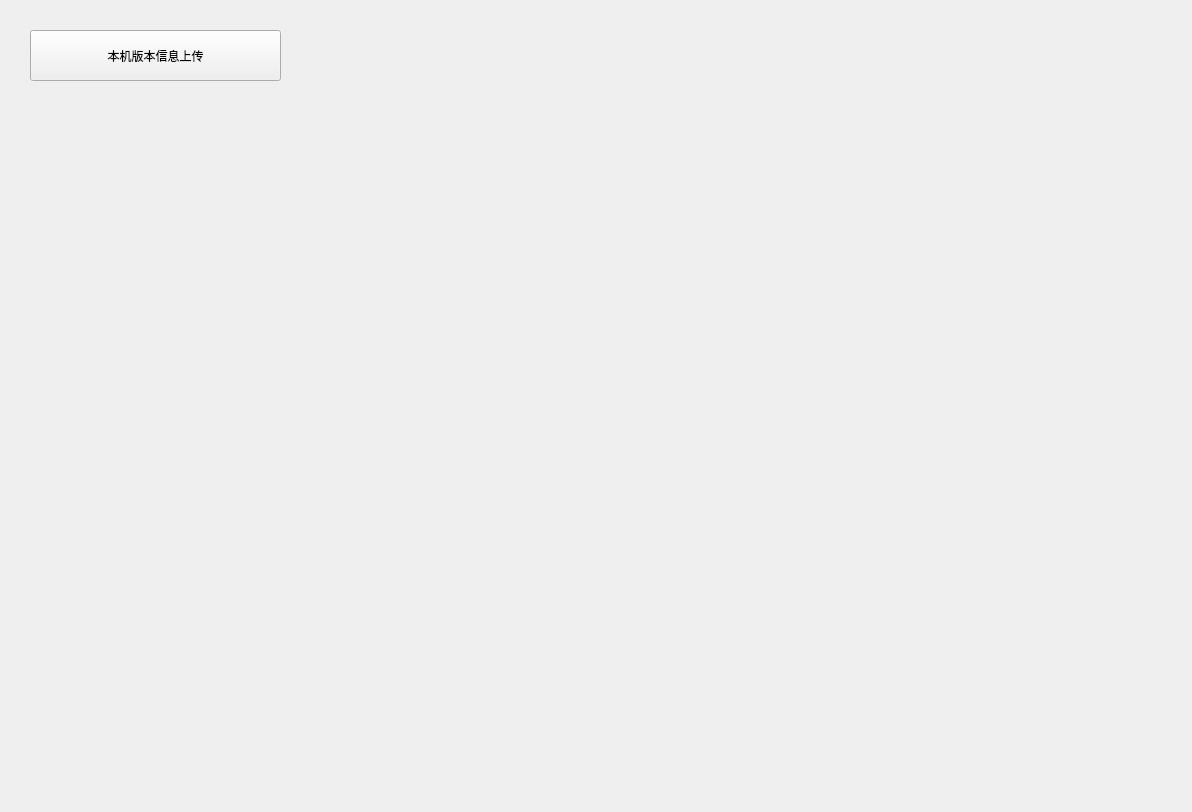
<?xml version="1.0" encoding="UTF-8"?>
<ui version="4.0">
 <class>PageToolboxes</class>
 <widget class="QWidget" name="PageToolboxes">
  <property name="geometry">
   <rect>
    <x>0</x>
    <y>0</y>
    <width>1192</width>
    <height>812</height>
   </rect>
  </property>
  <property name="windowTitle">
   <string>Form</string>
  </property>
  <layout class="QVBoxLayout" name="verticalLayout">
   <property name="spacing">
    <number>0</number>
   </property>
   <property name="leftMargin">
    <number>0</number>
   </property>
   <property name="topMargin">
    <number>0</number>
   </property>
   <property name="rightMargin">
    <number>0</number>
   </property>
   <property name="bottomMargin">
    <number>0</number>
   </property>
   <item>
    <widget class="QWidget" name="widget" native="true">
     <widget class="QPushButton" name="pushButton">
      <property name="geometry">
       <rect>
        <x>30</x>
        <y>30</y>
        <width>251</width>
        <height>51</height>
       </rect>
      </property>
      <property name="text">
       <string>本机版本信息上传</string>
      </property>
     </widget>
    </widget>
   </item>
  </layout>
 </widget>
 <resources/>
 <connections/>
</ui>
